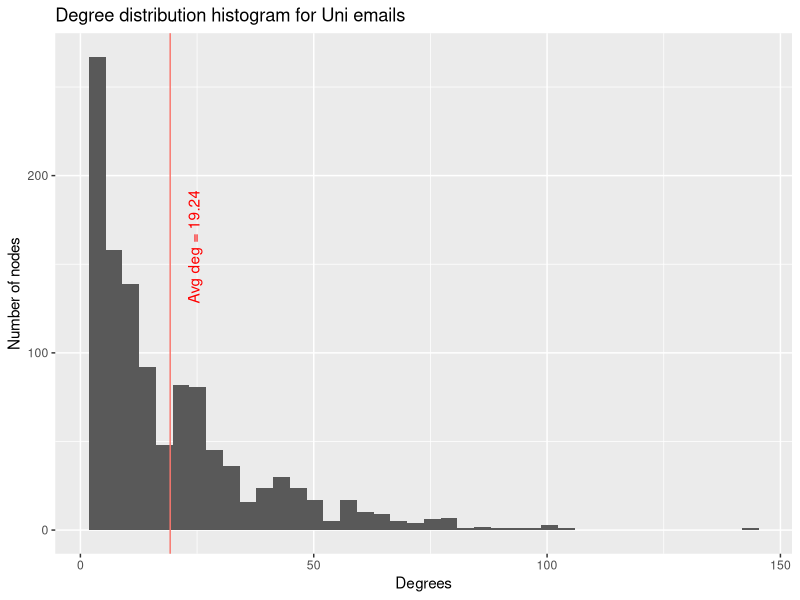
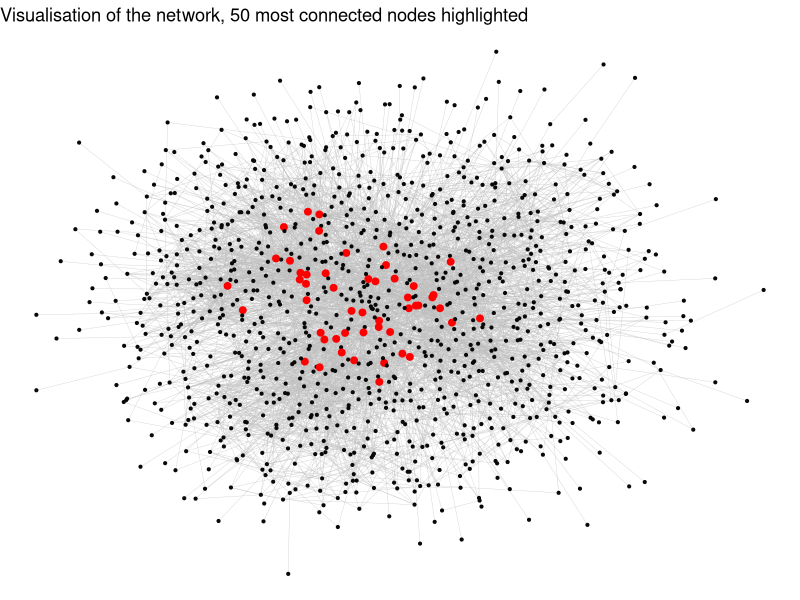
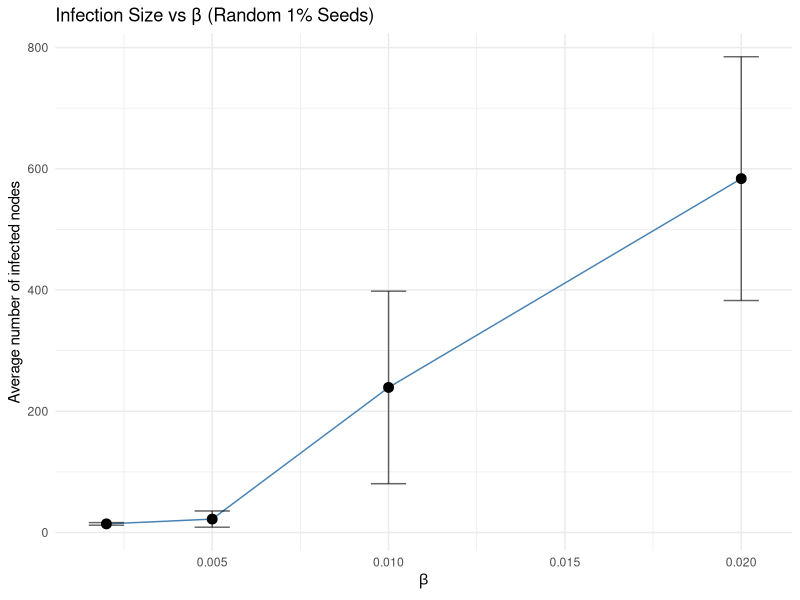

Here is the R script that generated these plots, in order:
## ---- chunk 1
knitr::opts_chunk$set(cache=T,message=FALSE,warning=FALSE)
options(scipen=700)
## ---- chunk 2
rm(list = ls())
library(tidyverse)
library(igraph)
library(tidygraph)
library(ggraph)
library(ggthemes)
library(here)
library(caret)
## ---- chunk 3
nodes <- read_csv(here("network_data", "nodes.csv"))
links <- read_csv(here("network_data", "edges.csv"))
## ---- chunk 4
head(nodes)
head(links)
## ---- chunk 5
graph <- graph_from_data_frame(links, directed = TRUE, vertices = nodes)
graph
## ---- chunk 6
paste0("The number of recursive (self-directed) emails in the network is: ", 
       ecount(graph) - ecount(simplify(graph)))

# we see that one exists, so we simplify the graph to remove it. 
graph <- simplify(graph)

# check our graph is setup properly
is_igraph(graph)
## ---- chunk 7
paste0("There are ", vcount(graph), " nodes and ", ecount(graph), " edges in our Spanish email network")

# check if our graph is fully connected
is_connected(graph)

#degree
degree_all <- degree(graph, mode="all")
degree_out <- degree(graph, mode="out")
paste0("The average degree is: ", round(mean(degree(graph)), 2), " when we DO NOT consider the direction of the emails.")
paste0("The average degree is: ", round(sum(degree_out)/vcount(graph), 2), " when we DO consider the emails to be directed outward from the node (sender) to a recipient")

# most connected node:
paste0("The most connected node is number ", which.max(degree(graph))[1], " which has ", max(degree(graph)), " links.")
## ---- chunk 8
# set average node for label 
avg_deg <- round(mean(degree(graph)),2)

# plot linear distribution
ggplot() + 
  geom_histogram(aes(x = degree_all), bins=40) + 
  geom_vline(aes(xintercept = avg_deg, colour = "red"), show.legend = FALSE) +
  annotate("text", x = avg_deg+5, y = 160, label = paste0("Avg deg = ", avg_deg), angle = 90, color = "red") + 
  labs(title = "Degree distribution histogram for Uni emails",
       x = "Degrees",
       y = "Number of nodes") +
  theme(axis.title.y = element_text(angle = 90))
## ---- chunk 9
# set colour and size only for the top 50 nodes
top_50_nodes <- order(degree_all, decreasing = TRUE)[1:50]
V(graph)$color <- "grey3"
V(graph)[top_50_nodes]$color <- "red"
V(graph)$size <- 0.75
V(graph)[top_50_nodes]$size <- 2

# plot the full network
ggraph(graph, layout = "kk") +
  geom_edge_link(width = 0.1, alpha = 0.5, color = "grey") +  
  geom_node_point(color = V(graph)$color, size = V(graph)$size) +  
  theme_void() +  
  ggtitle("Visualisation of the network, 50 most connected nodes highlighted")+
  theme(legend.position = "none")
## ---- chunk 10
#Calculate epidemic threshold using degree moments

# Set recovery rate (mu) — commonly set to 0.1
mu <- 0.1

# Use the undirected version of the graph, as instructed
graph_undirected <- as_undirected(graph, mode = "collapse")

# Calculate degree of each node
k <- degree(graph_undirected)

# Mean degree and mean squared degree
mean_k <- mean(k)
mean_k2 <- mean(k^2)

# Apply the formula: βc = μ * <k> / <k^2>
beta_c <- mu * mean_k / mean_k2

# Output the result
paste0("Theoretical epidemic threshold βc is approximately: ", round(beta_c, 5),
       " because ⟨k²⟩ = ", round(mean_k2, 4), " > ⟨k⟩ = ", round(mean_k, 4))

## ---- chunk 11
# SIR simulation with different β values

# Set recovery rate μ
mu <- 0.1

# SIR simulation function
sim_sir <- function(g, beta, mu, seeds){
  state <- rep(0, vcount(g))     # 0 = S, 1 = I, 2 = R
  state[seeds] <- 1              # set initial spreaders
  t <- 0
  table <- data.frame(t=0, inf=seeds)
  while(sum(state == 1) > 0){    # while there is still infected people
    t <- t + 1
    new_inf <- c()
    for(i in which(state == 1)){ # among all infected ones
      neighbors <- neighbors(g, i)
      for(j in neighbors){
        if(state[j] == 0 && runif(1) < beta){  # If neighbor j is susceptible (i.e., state[j] == 0), then infect it with probability β. "runif(1) < beta" means to generate a random number between 0 and 1. If it’s less than β, the infection is considered successful.
          new_inf <- c(new_inf, j)
        }
      }
      if(runif(1) < mu){  # Recover an infected node with probability μ
        state[i] <- 2
      }
    }
    state[new_inf] <- 1
    if(length(new_inf) > 0){  # only record when there is new infection
      table <- rbind(table, data.frame(t=t, inf=new_inf))
    }
  }
  table
}


# use undirected graph
graph_undirected <- as_undirected(graph, mode = "collapse")

# set a list for different β （lower than, close to, or higher than βc）
beta_vals <- c(0.002, 0.005, 0.01, 0.02)

# randomly set 1% as seeds
set.seed(123)
num_seeds <- ceiling(0.01 * vcount(graph_undirected))
seeds <- sample(1:vcount(graph_undirected), num_seeds)

# run n times of simulation for each β ，calculate the number of finally infected people
n_runs <- 10
results <- data.frame()

for(beta in beta_vals){
  final_counts <- c()
  for(i in 1:n_runs){
    sim <- sim_sir(graph_undirected, beta, mu, seeds)
    final_counts <- c(final_counts, length(unique(sim$inf)))
  }
  avg_inf <- mean(final_counts)
  sd_inf <- sd(final_counts)
  results <- rbind(results, data.frame(beta=beta, avg_infected=avg_inf, sd=sd_inf))
}

# viz：β vs averaged number of infected people
library(ggplot2)
ggplot(results, aes(x=beta, y=avg_infected)) +
  geom_line(color="steelblue") +
  geom_point(size=3) +
  geom_errorbar(aes(ymin=avg_infected - sd, ymax=avg_infected + sd), width=0.001, alpha=0.6) +
  labs(title = "Infection Size vs β (Random 1% Seeds)",
       x = expression(beta),
       y = "Average number of infected nodes") +
  theme_minimal()
